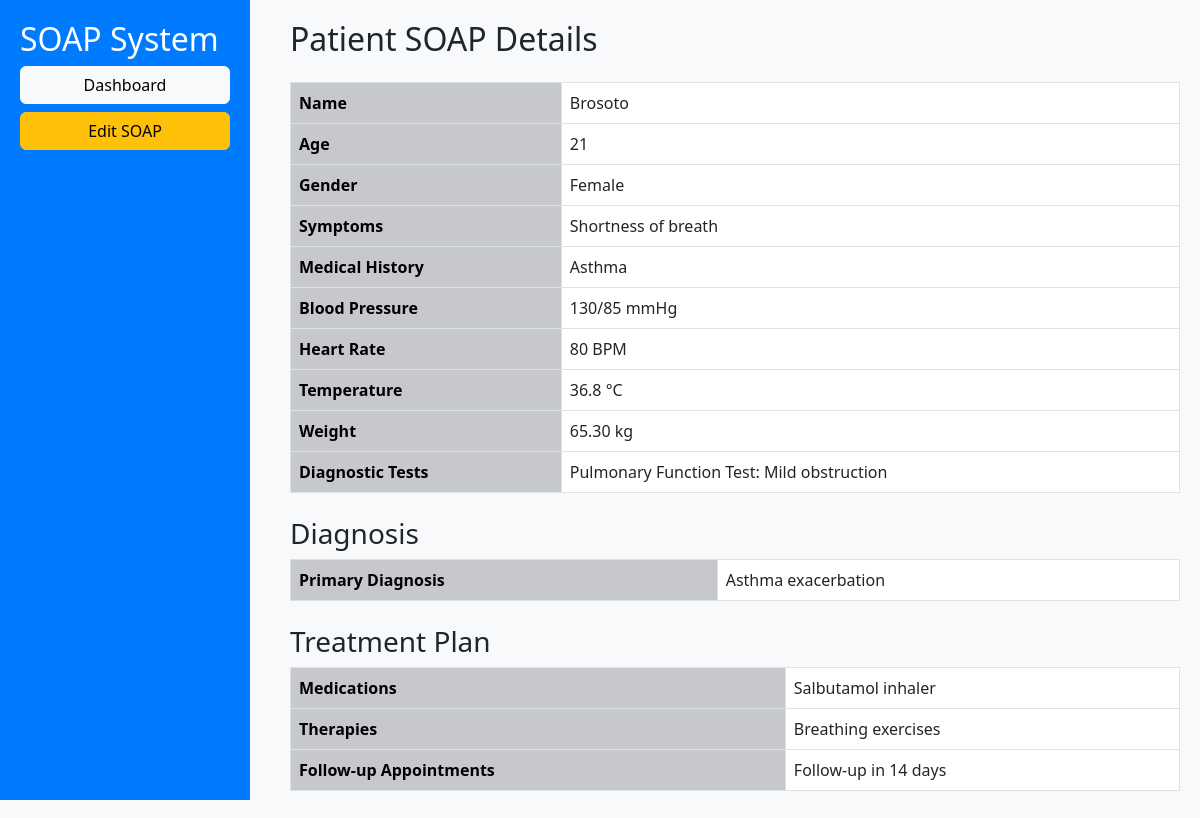
/sprint2/php/view.php?id=2 (signed in), run on the app's committed database.
### tables this page shows
CREATE TABLE patients (
    id INT AUTO_INCREMENT PRIMARY KEY,
    name VARCHAR(100) NOT NULL,
    age INT NOT NULL,
    gender ENUM('Male', 'Female', 'Other') NOT NULL,
    symptoms TEXT,
    medical_history TEXT,
    blood_pressure VARCHAR(20),
    heart_rate INT,
    temperature DECIMAL(4,1),
    weight DECIMAL(5,2),
    diagnostic_tests TEXT,
    diagnosis TEXT,
    treatment_plan TEXT,
    medications TEXT,
    therapies TEXT,
    follow_ups TEXT
);

### sprint2/php/view.php (the view, shortened to what this page needs)
<?php
include 'db.php';
$patient_id = $_GET['id'];
$query = "SELECT * FROM patients WHERE id = ?";
$stmt = $conn->prepare($query);
$stmt->bind_param("i", $patient_id);
$stmt->execute();
$result = $stmt->get_result();
$patient = $result->fetch_assoc();
?>
<!DOCTYPE html>
<html lang="en">
<head>
    <link rel="stylesheet" href="https://cdn.jsdelivr.net/npm/bootstrap@5.3.0/dist/css/bootstrap.min.css">
    <link rel="stylesheet" href="../css/view.css">
</head>
<body>
    <div class="sidebar">
        <h2>SOAP System</h2>
        <a href="dashboard.php" class="btn btn-light w-100 mb-2">Dashboard</a>
        <a href="edit.php?id=<?= $patient_id ?>" class="btn btn-warning w-100">Edit SOAP</a>
    </div>
    <div class="main-content">
        <h2 class="mb-4">Patient SOAP Details</h2>
        <table class="table table-bordered">
            <tr><th>Name</th><td><?= htmlspecialchars($patient['name']) ?></td></tr>
            <tr><th>Age</th><td><?= $patient['age'] ?></td></tr>
            <tr><th>Gender</th><td><?= $patient['gender'] ?></td></tr>
            <tr><th>Symptoms</th><td><?= htmlspecialchars($patient['symptoms']) ?></td></tr>
            <tr><th>Medical History</th><td><?= htmlspecialchars($patient['medical_history']) ?></td></tr>
            <tr><th>Blood Pressure</th><td><?= $patient['blood_pressure'] ?></td></tr>
            <tr><th>Heart Rate</th><td><?= $patient['heart_rate'] ?> BPM</td></tr>
            <tr><th>Temperature</th><td><?= $patient['temperature'] ?> °C</td></tr>
            <tr><th>Weight</th><td><?= $patient['weight'] ?> kg</td></tr>
            <tr><th>Diagnostic Tests</th><td><?= htmlspecialchars($patient['diagnostic_tests']) ?></td></tr>
        </table>
        <h3 class="mt-4">Diagnosis</h3>
        <table class="table table-bordered">
            <tr><th>Primary Diagnosis</th><td><?= htmlspecialchars($patient['diagnosis']) ?></td></tr>
        </table>
        <h3 class="mt-4">Treatment Plan</h3>
        <table class="table table-bordered">
            <tr><th>Medications</th><td><?= htmlspecialchars($patient['medications']) ?></td></tr>
            <tr><th>Therapies</th><td><?= htmlspecialchars($patient['therapies']) ?></td></tr>
            <tr><th>Follow-up Appointments</th><td><?= htmlspecialchars($patient['follow_ups']) ?></td></tr>
        </table>
    </div>
</body>
</html>

### sprint2/css/view.css (style rules this page uses)
body { background-color: #f8f9fa; }
.sidebar { width: 250px; height: 100vh; position: fixed; background: #007bff; color: white; padding: 20px; }
.main-content { margin-left: 270px; padding: 20px; }
.table th { background-color:rgb(199, 200, 206); color: black; }

### data on the page
patients: name "Brosoto", age "21", gender "Female", symptoms "Shortness of breath", medical_history "Asthma", blood_pressure "130/85 mmHg", heart_rate "80", temperature "36.8", weight "65.30", diagnostic_tests "Pulmonary Function Test: Mild obstruction", diagnosis "Asthma exacerbation", medications "Salbutamol inhaler", therapies "Breathing exercises", follow_ups "Follow-up in 14 days"
